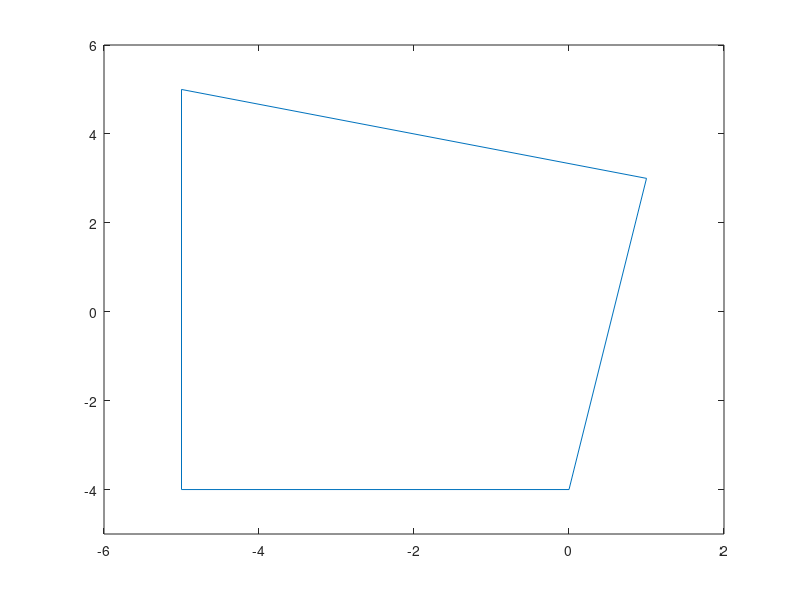

The MATLAB source for this figure:

%X = [-5,0,-5,-5];
%Y = [-4,-4,5,-4];
% X = [-5,0,1,-5];
% Y = [5,-4,3,5];
 X = [-5,-5,0,1,-5];
 Y = [5,-4,-4,3,5];

plot(X,Y);
xlim([-6, 2]); % Set x-axis range from 0 to 6
ylim([-5, 6]); % Set y-axis range from 0 to 6
return
ezplot('(9*y)/5 - x + 5 ')
hold on
%ezplot('x + 7*y - 10 ')
%hold on

ezplot('- x - 7*y - 4 ')
hold on
return

ezplot('148*x - 196*y + (x + 7*y)^2 - 684 ')
hold on
ezplot('y/3 - x + 14/3 ')
hold on

s2/3 - s1 + 14/3
return



ezplot('- y - 4 +0*x ')
hold on
ezplot('x + (5*y)/9 + 20/9 ')
hold on
ezplot('x + 3*y - 10 ')
hold on
ezplot('x - (6*y)/7 + 11/7  ')
hold on
ezplot('x - y/7 - 4/7')
hold on
ezplot('- x - 5 +0*y')
hold on
%return
%ezplot('-x + y ')
hold on
return
ezplot('-x -3 + y ')
hold on
ezplot('-x^2 +1 +  y ')
hold on
ezplot('-x^2 -1 + y ')
hold on
return
ezplot('x + y ')
hold on
ezplot('(5*y)/4 - x + 25/4')
hold on
ezplot('- x - (3*y)/2 - 3/2')
hold on
ezplot('27*x - (51*y)/2 + (x + (3*y)/2)^2 - 591/4 ')
hold on
ezplot('(9*y)/2 - 3*x + (x + (3*y)/2)^2 + 9/4')
hold on
return


(9*y)/2 - 3*x + (x + (3*y)/2)^2 + 9/4 <= 0 


ezplot('x+y-1')
hold on
ezplot('-x-y')
hold on
ezplot('y/3 - x - 1/6')
hold on
ezplot('x - (5*y)/4 - 25/4')
hold on
ezplot('(x + y)^2 - 8*x ')

hold on
ezplot('7*x - 5*y - 25')
hold on

return
ezplot('x + y - 1  ')
hold on
ezplot('- x - y  ')

hold on
ezplot('x - y/3 + 1/6 ')
hold on
ezplot('y - x - 1  ')
hold on
ezplot('(x + y)^2 - 8*x  ')
hold on
ezplot('18*y - 18*x - (x + y)^2 + 99  ')


hold on
return



return
%ezplot('-y')
%ezplot("-y")
%hold on
ezplot('log(abs(x))/log(exp(1))')
return
ezplot('x^2*(ln(abs(y)+0.5))'  )
return
%ezplot('exp(-x^2)',[-1,1]  )
%ezplot('sin(x)' ,[-1,1] )
ezplot('abs(x*y)'  )

hold on

%ezplot('x - 1' ) 
%hold on
ezplot('x - y'  )

hold on
ezplot('(2*y)/3 - x - 1') 
hold on
ezplot('- x - (2*y)/3' )
hold on
ezplot('6^(1/2)/4 - (6^(1/2)*x)/2 - y + 7/8'  )
hold on
ezplot('y + (6^(1/2)*x)/2 - 3/8' )
hold on
return
ezplot("x - y")
hold on

ezplot("-3*x + 2*y -3")
hold on
ezplot("x + y")
hold on
ezplot("x + y-2")
hold on
ezplot("x + 3*y/2+3/2")
hold on
ezplot("x + 3*y/2-9/2")
hold on
return
ezplot("3*x + 2*y")
hold on
return
ezplot('s2/2 - s1/2 - (s1 + s2)^2/36 + 11/4')
hold on
ezplot('(27*s1)/44 - (51*s2)/88 + (s1 + (3*s2)/2)^2/44 - 591/176')
hold on
return

(27*s1)/44 - (51*s2)/88 + (s1 + (3*s2)/2)^2/44 - 591/176 
s2/2 - s1/2 - (s1 + s2)^2/36 + 11/4 
(51*s2)/88 - (27*s1)/44 - (s1 + (3*s2)/2)^2/44 + 591/176 <= 0

%ezplot('x-y-2')
%hold on
%ezplot('-x+y')
%hold on
ezplot('8*x-(x+y)^2')
hold on
ezplot("x-y+1")
%ezplot("y-1")
hold on
ezplot("y+x-2")
hold on
ezplot("y+x")
hold on
